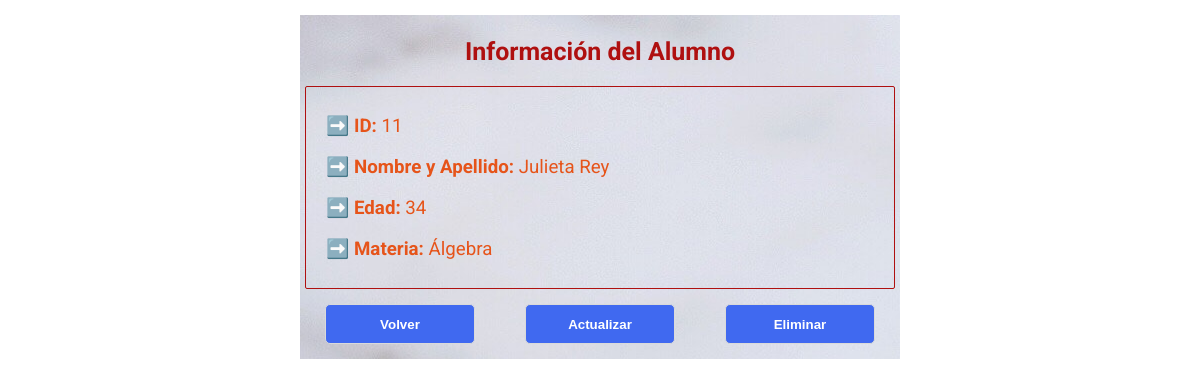
Screenshot of /alumno/11 with the database file from the repository.
### appuni/models.py (models this page shows)
class Alumno(models.Model):
    MATERIAS = (
        ("Programación Lógica", "Programación Lógica"),
        ("Álgebra", "Álgebra"),
        ("Programación Orientada a Objetos", "Programación Orientada a Objetos"),
        ("Administración I", "Administración I"),
        ("Contabilidad", "Contabilidad"),
        ("Principios de Economía", "Principios de Economía"),
        ("Introducción al Derecho", "Introducción al Derecho"),
        ("Teoría de la Persona", "Teoría de la Persona"),
        ("Derecho Penal I", "Derecho Penal I"),
        )
    nombre = models.CharField(max_length=128)
    edad = models.IntegerField()
    materia = models.CharField(max_length=128, choices=MATERIAS)

### appuni/views.py (the view)
# urls.py: path("alumno/<int:pk>", views.alumno, name="alumno"),
def alumno(request, pk):
    try:
        alumno = Alumno.objects.get(id=pk)
    except Alumno.DoesNotExist:
        raise Http404
    ctx = {"alumno": alumno}
    return render(request, 'appuni/alumno.html', ctx)

### appuni/templates/appuni/alumno.html (shortened to what this page needs)
{% extends "appuni/layout.html" %}
{% block content %}
<div class="contenedor">
<div class="formulario">
<h1>Información del Alumno</h1>
<div class="info">
<h3><strong>➡️ ID:</strong> {{ alumno.id }}</h3>
<h3><strong>➡️ Nombre y Apellido:</strong> {{ alumno.nombre }}</h3>
<h3><strong>➡️ Edad:</strong> {{ alumno.edad }}</h3>
<h3><strong>➡️ Materia:</strong> {{ alumno.materia }}</h3>
</div>
<div class="botones">
<a href="{% url 'index' %}"><button>Volver</button></a>
<a href="{% url 'actualizar_alumno' alumno.id %}"><button>Actualizar</button></a>
<a href="{% url 'eliminar_alumno' alumno.id %}"><button>Eliminar</button></a>
</div>
</div>
</div>
{% endblock %}

### appuni/static/appuni/estilos.css (style rules this page uses)
* { box-sizing: border-box; }
body { font-family: 'Roboto', sans-serif; margin: 15px; background-image:url(background.jpg); display: flex; justify-content: center; }
.contenedor { margin: 0; background-image: url(background2.jpg); width: 600px; }
.formulario { margin: 0; padding-top: 5px; }
.info { margin: 10px 5px; padding: 10px 5px; border: 0.5px solid rgb(175, 16, 16); border-radius: 2px; }
h1 { color: rgb(175, 16, 16); font-size: 25px; text-align: center; margin-bottom: 20px; }
h3 { color: rgb(230, 84, 26); font-weight: 400; font-size: 14; padding-left: 15px; }
.botones { display: flex; justify-content: space-around; }
.boton, button { cursor: pointer; width: 150px; height: 40px; margin: 5px 0 15px; color: white; font-weight: 700; text-decoration: none; background-color: rgb(64, 105, 240); border: 0.5px solid #dadada; border-radius: 5px; transition-duration: 0.5s; }
a { color: rgb(230, 84, 26); font-weight: 700; font-size: 14; text-decoration:underline; }

### rows the page displays
Alumno: id "11", nombre "Julieta Rey", edad "34", materia "Álgebra"
